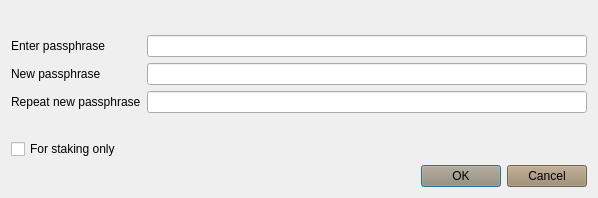
<?xml version="1.0" encoding="UTF-8"?>
<ui version="4.0">
 <class>AskPassphraseDialog</class>
 <widget class="QDialog" name="AskPassphraseDialog">
  <property name="geometry">
   <rect>
    <x>0</x>
    <y>0</y>
    <width>598</width>
    <height>198</height>
   </rect>
  </property>
  <property name="sizePolicy">
   <sizepolicy hsizetype="Preferred" vsizetype="Minimum">
    <horstretch>0</horstretch>
    <verstretch>0</verstretch>
   </sizepolicy>
  </property>
  <property name="minimumSize">
   <size>
    <width>550</width>
    <height>0</height>
   </size>
  </property>
  <property name="windowTitle">
   <string>Passphrase Dialog</string>
  </property>
  <property name="styleSheet">
   <string notr="true">background-image: url(:/images/bkg-n);</string>
  </property>
  <layout class="QVBoxLayout" name="verticalLayout">
   <item>
    <widget class="QLabel" name="warningLabel">
     <property name="styleSheet">
      <string notr="true">background-image: url(:/images/bgbfree);</string>
     </property>
     <property name="textFormat">
      <enum>Qt::RichText</enum>
     </property>
     <property name="wordWrap">
      <bool>true</bool>
     </property>
    </widget>
   </item>
   <item>
    <layout class="QFormLayout" name="formLayout">
     <property name="fieldGrowthPolicy">
      <enum>QFormLayout::AllNonFixedFieldsGrow</enum>
     </property>
     <item row="0" column="0">
      <widget class="QLabel" name="passLabel1">
       <property name="styleSheet">
        <string notr="true">background-image: url(:/images/bgbfree);</string>
       </property>
       <property name="text">
        <string>Enter passphrase</string>
       </property>
      </widget>
     </item>
     <item row="0" column="1">
      <widget class="QLineEdit" name="passEdit1">
       <property name="styleSheet">
        <string notr="true">background-image: url(:/images/gr);</string>
       </property>
       <property name="echoMode">
        <enum>QLineEdit::Password</enum>
       </property>
      </widget>
     </item>
     <item row="1" column="0">
      <widget class="QLabel" name="passLabel2">
       <property name="styleSheet">
        <string notr="true">background-image: url(:/images/bgbfree);</string>
       </property>
       <property name="text">
        <string>New passphrase</string>
       </property>
      </widget>
     </item>
     <item row="1" column="1">
      <widget class="QLineEdit" name="passEdit2">
       <property name="styleSheet">
        <string notr="true">background-image: url(:/images/gr);</string>
       </property>
       <property name="echoMode">
        <enum>QLineEdit::Password</enum>
       </property>
      </widget>
     </item>
     <item row="2" column="0">
      <widget class="QLabel" name="passLabel3">
       <property name="styleSheet">
        <string notr="true">background-image: url(:/images/bgbfree);</string>
       </property>
       <property name="text">
        <string>Repeat new passphrase</string>
       </property>
      </widget>
     </item>
     <item row="2" column="1">
      <widget class="QLineEdit" name="passEdit3">
       <property name="styleSheet">
        <string notr="true">background-image: url(:/images/gr);</string>
       </property>
       <property name="echoMode">
        <enum>QLineEdit::Password</enum>
       </property>
      </widget>
     </item>
     <item row="3" column="1">
      <widget class="QLabel" name="capsLabel">
       <property name="font">
        <font>
         <weight>75</weight>
         <bold>true</bold>
        </font>
       </property>
       <property name="styleSheet">
        <string notr="true">background-image: url(:/images/bgbfree);</string>
       </property>
       <property name="text">
        <string/>
       </property>
       <property name="alignment">
        <set>Qt::AlignCenter</set>
       </property>
      </widget>
     </item>
     <item row="4" column="0">
      <widget class="QCheckBox" name="stakingCheckBox">
       <property name="enabled">
        <bool>true</bool>
       </property>
       <property name="visible">
        <bool>false</bool>
       </property>
       <property name="toolTip">
        <string>Serves to disable the trivial sendmoney when OS account compromised. Provides no real security.</string>
       </property>
       <property name="text">
        <string>For staking only</string>
       </property>
      </widget>
     </item>
    </layout>
   </item>
   <item>
    <widget class="QDialogButtonBox" name="buttonBox">
     <property name="styleSheet">
      <string notr="true">background-color: rgb(154, 134, 106);background-image: url(:/images/bgbfree);</string>
     </property>
     <property name="orientation">
      <enum>Qt::Horizontal</enum>
     </property>
     <property name="standardButtons">
      <set>QDialogButtonBox::Cancel|QDialogButtonBox::Ok</set>
     </property>
    </widget>
   </item>
  </layout>
 </widget>
 <resources/>
 <connections>
  <connection>
   <sender>buttonBox</sender>
   <signal>accepted()</signal>
   <receiver>AskPassphraseDialog</receiver>
   <slot>accept()</slot>
   <hints>
    <hint type="sourcelabel">
     <x>248</x>
     <y>254</y>
    </hint>
    <hint type="destinationlabel">
     <x>157</x>
     <y>274</y>
    </hint>
   </hints>
  </connection>
  <connection>
   <sender>buttonBox</sender>
   <signal>rejected()</signal>
   <receiver>AskPassphraseDialog</receiver>
   <slot>reject()</slot>
   <hints>
    <hint type="sourcelabel">
     <x>316</x>
     <y>260</y>
    </hint>
    <hint type="destinationlabel">
     <x>286</x>
     <y>274</y>
    </hint>
   </hints>
  </connection>
 </connections>
</ui>
